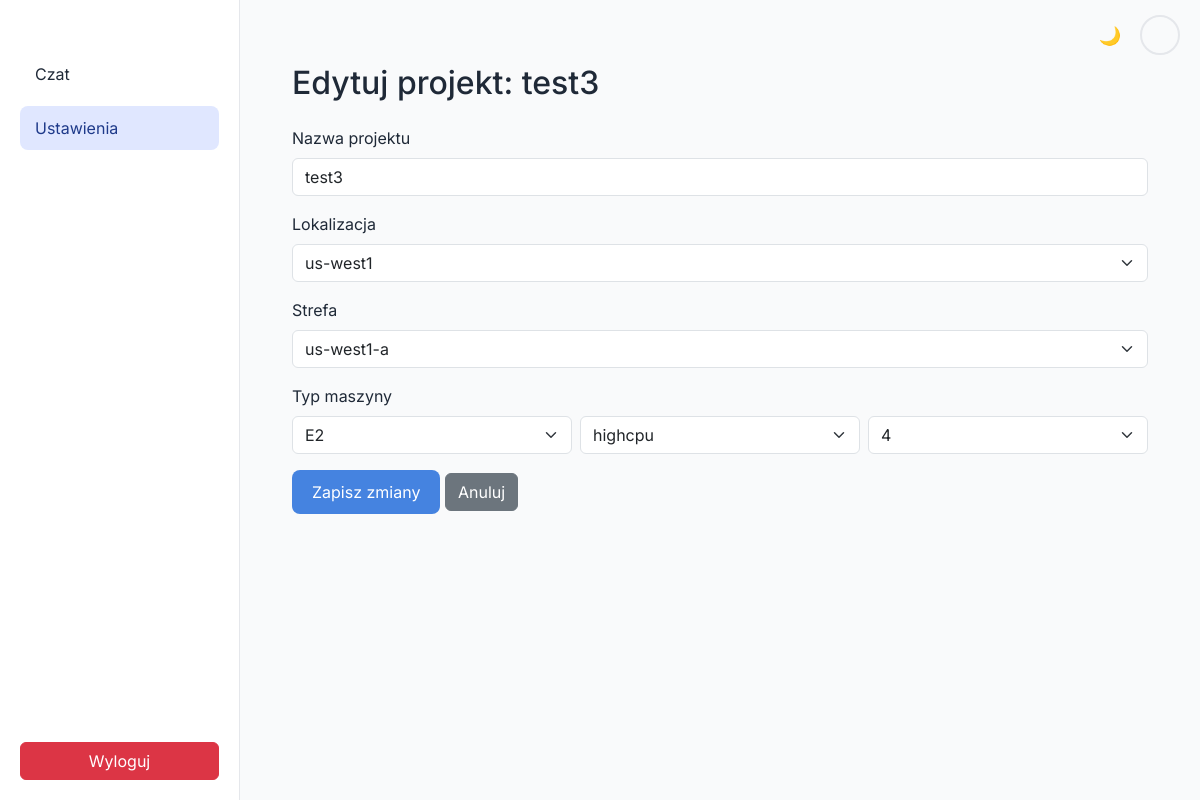
/edit_project/8 (signed in), run on an earlier commit of the app's database.
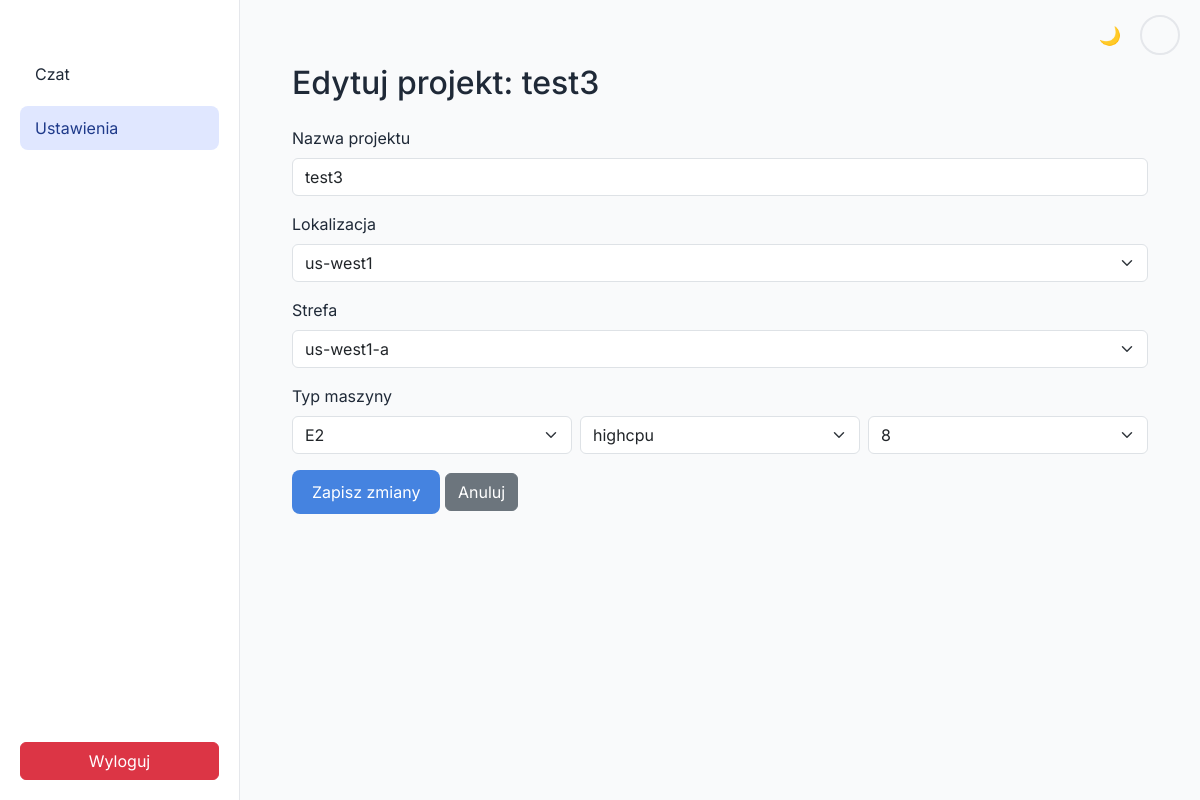
And on a later commit of the database.
### app.py (models this page shows)
class Project(db.Model):
    id = db.Column(db.Integer, primary_key=True)
    name = db.Column(db.String(120), nullable=False)
    location = db.Column(db.String(250), default="")
    zone = db.Column(db.String(250), default="")
    active = db.Column(db.Boolean, default=False)
    user_id = db.Column(db.Integer, db.ForeignKey('user.id'), nullable=False)
    machine_type = db.Column(db.String(250), default="")
    user = db.relationship('User', backref=db.backref('projects', lazy=True))

### app.py (the view, shortened to what this page needs)
@app.route('/edit_project/<int:project_id>', methods=['GET', 'POST'])
@login_required
def edit_project(project_id):
    user = User.query.get(session['user_id'])
    project = Project.query.filter_by(id=project_id, user_id=user.id).first_or_404()
    return render_template('edit_project.html', project=project)

### app.py (called while the page is built)
def login_required(f):
    @wraps(f)
    def decorated_function(*args, **kwargs):
        if 'user_id' not in session:
            return redirect(url_for('login'))
        return f(*args, **kwargs)
    return decorated_function

### templates/edit_project.html (shortened to what this page needs)
<!DOCTYPE html>
<html lang="pl">
<head>
    <link href="https://cdn.jsdelivr.net/npm/bootstrap@5.3.0-alpha3/dist/css/bootstrap.min.css" rel="stylesheet">
    <link rel="stylesheet" href="{{ url_for('static', filename='css/styles.css') }}">
</head>
<body>
  <div class="theme-toggle">
    <button id="theme-button" class="theme-btn">🌙</button>
    <a href="{{ url_for('profile') }}" class="profile-icon" title="Profil"></a>
  </div>
  <div class="app-wrapper">
    <aside class="sidebar">
      <nav class="sidebar-nav">
        <a href="{{ url_for('index') }}" class="nav-link">Czat</a>
        <a href="{{ url_for('edit_project', project_id=project.id) }}" class="nav-link active">Ustawienia</a>
      </nav>
      <div class="sidebar-footer">
        <a href="{{ url_for('logout') }}" class="btn btn-danger w-100">Wyloguj</a>
      </div>
    </aside>
    <main class="main-content">
      <div class="container mt-4">
        <h2 class="mb-4">Edytuj projekt: {{ project.name }}</h2>
        <form action="{{ url_for('edit_project', project_id=project.id) }}" method="POST" class="needs-validation" novalidate>
          <div class="mb-3">
            <label for="project_name" class="form-label">Nazwa projektu</label>
            <input type="text" class="form-control" id="project_name" name="project_name"
                   value="{{ project.name }}" required>
          </div>
          <div class="mb-3">
            <label for="location" class="form-label">Lokalizacja</label>
            <select class="form-select" id="location" name="location" required>
              <option value="us-west1" {% if project.location == "us-west1" %}selected{% endif %}>us-west1</option>
            </select>
          </div>
          <div class="mb-3">
            <label for="zone" class="form-label">Strefa</label>
            <select class="form-select" id="zone" name="zone" required {% if not project.location %}disabled{% endif %}>
              {% if project.zone %}
                <option value="{{ project.zone }}" selected>{{ project.zone }}</option>
              {% else %}
                <option value="" disabled selected>Wybierz najpierw lokalizację</option>
              {% endif %}
            </select>
          </div>
          <div class="mb-3">
            <label class="form-label">Typ maszyny</label>
            <div class="d-flex gap-2">
              {% set family = (project.machine_type or '').split('-')[0] %}
              <select class="form-select" id="machine_family" name="machine_family" required {% if not project.location %}disabled{% endif %}>
                {% if project.machine_type %}
                  <option value="{{ family }}" selected>{{ family }}</option>
                {% else %}
                  <option value="" disabled selected>Wybierz najpierw lokalizację</option>
                {% endif %}
              </select>
              {% set subtype = (project.machine_type or '').split('-')[1] %}
              <select class="form-select" id="machine_family_type" name="machine_family_type" required {% if not family %}disabled{% endif %}>
                {% if project.machine_type %}
                  <option value="{{ subtype }}" selected>{{ subtype }}</option>
                {% else %}
                  <option value="" disabled selected>Wybierz najpierw rodzinę</option>
                {% endif %}
              </select>
              {% set vcpu = (project.machine_type or '').split('-')[2] %}
              <select class="form-select" id="machine_vcpu" name="machine_vcpu" required {% if not subtype %}disabled{% endif %}>
                {% if project.machine_type %}
                  <option value="{{ vcpu }}" selected>{{ vcpu }}</option>
                {% else %}
                  <option value="" disabled selected>Wybierz najpierw typ</option>
                {% endif %}
              </select>
            </div>
          </div>
          <button type="submit" class="btn btn-primary">Zapisz zmiany</button>
          <a href="{{ url_for('index') }}" class="btn btn-secondary">Anuluj</a>
        </form>
      </div>
    </main>
  </div>
</body>
</html>

What changed in the data, as far as the page shows it:
changed Project "test3": machine_vcpu "4" → "8"
